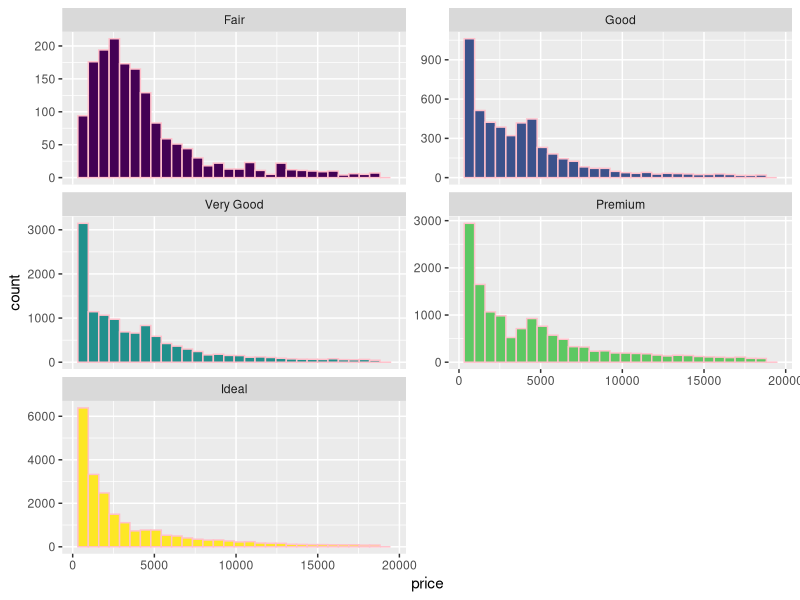

Here is the R script that generated this plot:
if (require("ggplot2") == FALSE) {
  install.packages("ggplot2")
  require("ggplot2")
}

data(diamonds)

ggplot(diamonds,aes(x=price, 
          binwidth=1000, fill=factor(cut), color=I("pink")))+geom_histogram()+
      facet_wrap(~cut,ncol=2, scales="free_y") +
      theme(legend.position="none")

